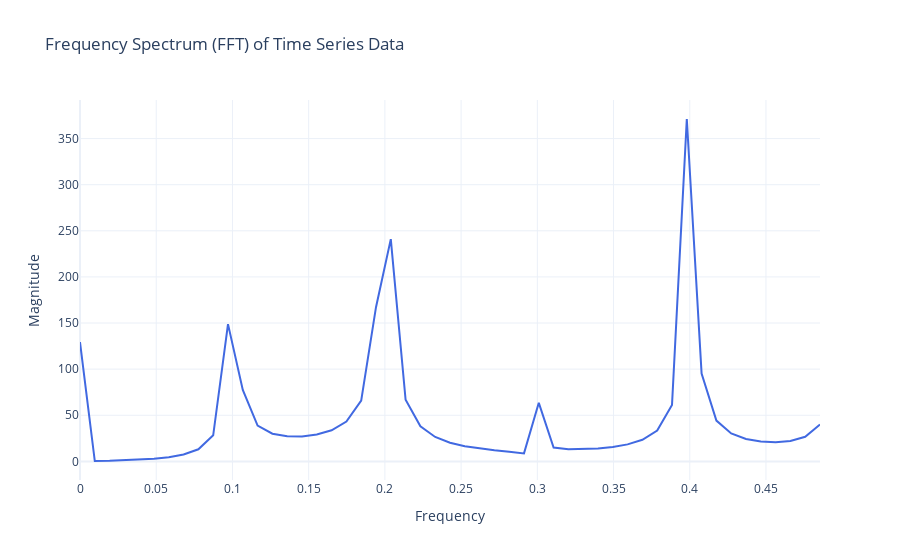

The code cell stored with this chart in its notebook:
### Code cell
# Calculate FFT of the time series data
data_array = tokenizer.output_transform(data, scale=torch.tensor(1))[0].numpy()
fft_values = np.fft.fft(data_array)
fft_magnitude = np.abs(fft_values)
freq = np.fft.fftfreq(len(data_array), d=1)

# Create FFT plot
fig_fft = go.Figure()

# Add FFT magnitude spectrum
fig_fft.add_trace(go.Scatter(
    x=freq[:len(freq)//2],  # Only the positive frequencies
    y=fft_magnitude[:len(freq)//2],  # Only the positive frequencies
    mode='lines',
    name='FFT Magnitude',
    line=dict(color='royalblue', width=2)
))

# Update layout for FFT plot
fig_fft.update_layout(
    title='Frequency Spectrum (FFT) of Time Series Data',
    xaxis_title='Frequency',
    yaxis_title='Magnitude',
    xaxis=dict(range=[0, max(freq[:len(freq)//2])]),  # Limit x-axis to positive frequencies
    template='plotly_white'
)

# Show the plot
fig_fft.show()

### Figure 1 — Plotly figure (JSON) as saved in the notebook; plotly's stock layout.template omitted (floating-point values rounded to 4 significant figures)
{"data": [{"line": {"color": "royalblue", "width": 2}, "mode": "lines", "name": "FFT Magnitude", "type": "scatter", "x": [0.0, 0.009709, 0.01942, 0.02913, 0.03883, 0.04854, 0.05825, 0.06796, 0.07767, 0.08738, 0.09709, 0.1068, 0.1165, 0.1262, 0.1359, 0.1456, 0.1553, 0.165, 0.1748, 0.1845, 0.1942, 0.2039, 0.2136, 0.2233, 0.233, 0.2427, 0.2524, 0.2621, 0.2718, 0.2816, 0.2913, 0.301, 0.3107, 0.3204, 0.3301, 0.3398, 0.3495, 0.3592, 0.3689, 0.3786, 0.3883, 0.3981, 0.4078, 0.4175, 0.4272, 0.4369, 0.4466, 0.4563, 0.466, 0.4757, 0.4854], "y": [129.3, 0.412, 0.7455, 1.22, 1.906, 2.938, 4.581, 7.424, 13.09, 28.26, 148.8, 77.47, 38.86, 30.01, 27.19, 27.07, 29.06, 33.67, 43.15, 65.89, 167.2, 241.0, 66.77, 38.07, 26.45, 20.25, 16.44, 13.88, 12.0, 10.41, 8.654, 63.48, 14.94, 13.27, 13.25, 14.03, 15.62, 18.41, 23.39, 33.44, 61.14, 371.2, 95.34, 44.24, 30.26, 24.27, 21.55, 20.85, 22.15, 26.7, 40.04]}], "layout": {"title": {"text": "Frequency Spectrum (FFT) of Time Series Data"}, "xaxis": {"range": [0, 0.4854], "title": {"text": "Frequency"}}, "yaxis": {"title": {"text": "Magnitude"}}}}
